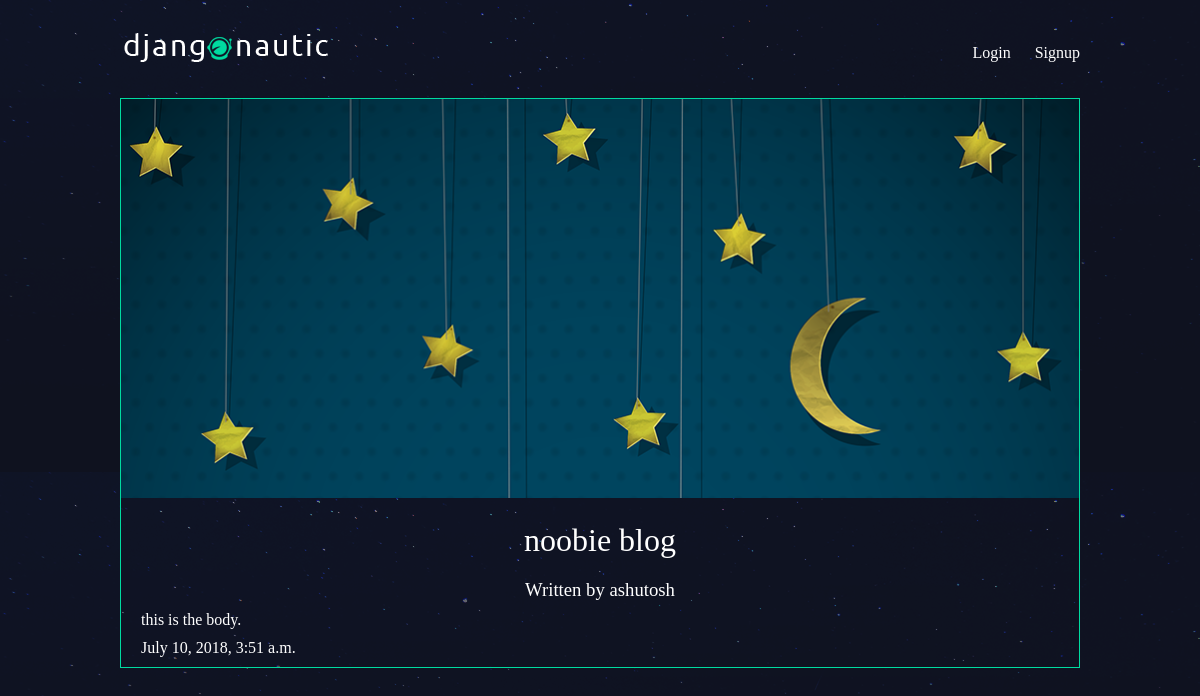
Page /articles/noobie-slug/ on the committed database.
### articles/models.py (models this page shows, shortened)
class Article(models.Model):
    title = models.CharField(max_length=100)
    slugs = models.SlugField()
    body = models.TextField()
    date = models.DateTimeField(auto_now_add=True)
    thumb = models.ImageField(default='default.png',blank=True)#blank=True means it can be optional
    author = models.ForeignKey(User,on_delete=models.CASCADE,default=None)

### articles/views.py (the view)
# urls.py: re_path(r'^(?P<slug>[\w-]+)/$',views.article_detail, name="detail")
def article_detail(request,slug):
    article = Article.objects.get(slugs=slug)
    return render(request,'articles/article_detail.html',{ 'article':article})

### articles/templates/articles/article_detail.html
{% extends 'base_layout.html' %}
{% block content %}
<div class="article-detail">
    <div class="article">
      <div class="image">
        <img src="{{ article.thumb.url }}" />
      </div>
        <h2>{{ article.title }}</h2>
        <h3>Written by {{ article.author.username }}</h3>
        <p>{{ article.body }}</p>
        <p>{{ article.date }}</p>
    </div>
</div>
{% endblock %}

### assets/styles.css (style rules this page uses)
body { background-color: #0f121f; background-image: url(/static/stars.png); background-repeat-y: no-repeat; color: #fff; }
body * { font-family: Ubuntu; }
h1, h2, h3, h4, h5 { font-weight: normal; margin: 0; }
.article { padding: 10px; border: 1px solid #00dba0; position: relative; padding-bottom: 40px; }
.article h2 { font-size: 1.2em; }
.article-detail .article { padding: 0; }
.article-detail .article img { max-width: 100%; }
.article-detail .article h2 { text-align: center; margin: 20px auto; font-size: 2em }
.article-detail .article h3 { text-align: center; }
.article-detail .article p { margin: 10px 20px }

### rows in the picture
Article: thumb (picture), title "noobie blog", author.username "ashutosh", body "this is the body.", date "July 10, 2018, 3:51 a.m."
